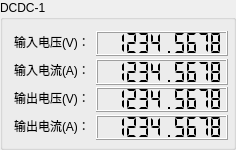
       <widget class="QGroupBox" name="groupBox_dcdc1">
        <property name="minimumSize">
         <size>
          <width>236</width>
          <height>150</height>
         </size>
        </property>
        <property name="maximumSize">
         <size>
          <width>236</width>
          <height>150</height>
         </size>
        </property>
        <property name="title">
         <string>DCDC-1</string>
        </property>
        <layout class="QGridLayout" name="gridLayout_3">
         <item row="0" column="0">
          <widget class="QLabel" name="label_dcdc1_input_voltage">
           <property name="text">
            <string>输入电压(V)：</string>
           </property>
          </widget>
         </item>
         <item row="0" column="1">
          <widget class="QLCDNumber" name="lcdNumber_dcdc1_input_voltage">
           <property name="minimumSize">
            <size>
             <width>132</width>
             <height>25</height>
            </size>
           </property>
           <property name="digitCount">
            <number>10</number>
           </property>
           <property name="segmentStyle">
            <enum>QLCDNumber::Flat</enum>
           </property>
           <property name="value" stdset="0">
            <double>1234.567800000000034</double>
           </property>
          </widget>
         </item>
         <item row="1" column="0">
          <widget class="QLabel" name="label_dcdc1_input__current">
           <property name="text">
            <string>输入电流(A)：</string>
           </property>
          </widget>
         </item>
         <item row="1" column="1">
          <widget class="QLCDNumber" name="lcdNumber_dcdc1_input_current">
           <property name="minimumSize">
            <size>
             <width>132</width>
             <height>26</height>
            </size>
           </property>
           <property name="digitCount">
            <number>10</number>
           </property>
           <property name="segmentStyle">
            <enum>QLCDNumber::Flat</enum>
           </property>
           <property name="value" stdset="0">
            <double>1234.567800000000034</double>
           </property>
          </widget>
         </item>
         <item row="2" column="0">
          <widget class="QLabel" name="label_dcdc1_output_voltage">
           <property name="text">
            <string>输出电压(V)：</string>
           </property>
          </widget>
         </item>
         <item row="2" column="1">
          <widget class="QLCDNumber" name="lcdNumber_dcdc1_output_voltage">
           <property name="minimumSize">
            <size>
             <width>132</width>
             <height>25</height>
            </size>
           </property>
           <property name="digitCount">
            <number>10</number>
           </property>
           <property name="segmentStyle">
            <enum>QLCDNumber::Flat</enum>
           </property>
           <property name="value" stdset="0">
            <double>1234.567800000000034</double>
           </property>
          </widget>
         </item>
         <item row="3" column="0">
          <widget class="QLabel" name="label_dcdc1_output_current">
           <property name="text">
            <string>输出电流(A)：</string>
           </property>
          </widget>
         </item>
         <item row="3" column="1">
          <widget class="QLCDNumber" name="lcdNumber_dcdc1_output_current">
           <property name="minimumSize">
            <size>
             <width>132</width>
             <height>25</height>
            </size>
           </property>
           <property name="digitCount">
            <number>10</number>
           </property>
           <property name="segmentStyle">
            <enum>QLCDNumber::Flat</enum>
           </property>
           <property name="value" stdset="0">
            <double>1234.567800000000034</double>
           </property>
          </widget>
         </item>
        </layout>
       </widget>
